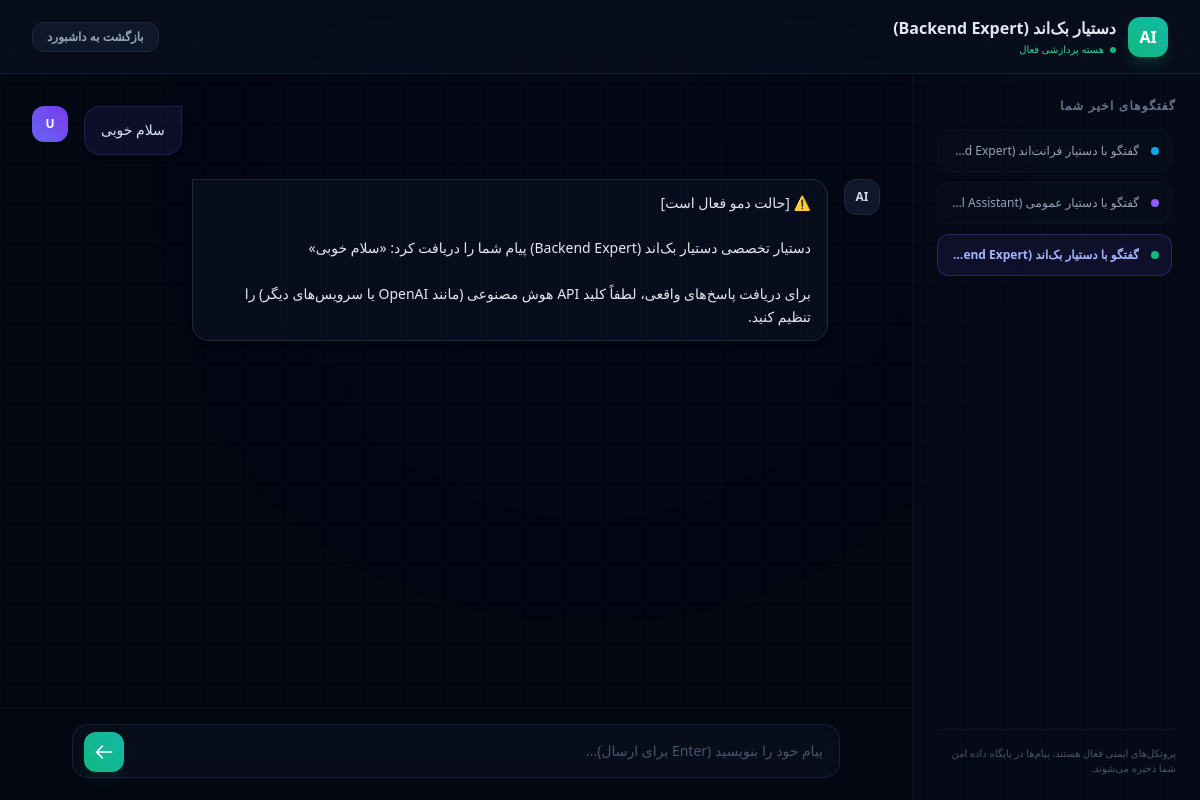
The page /chat/session/1/ (signed in) on the database as committed earlier.
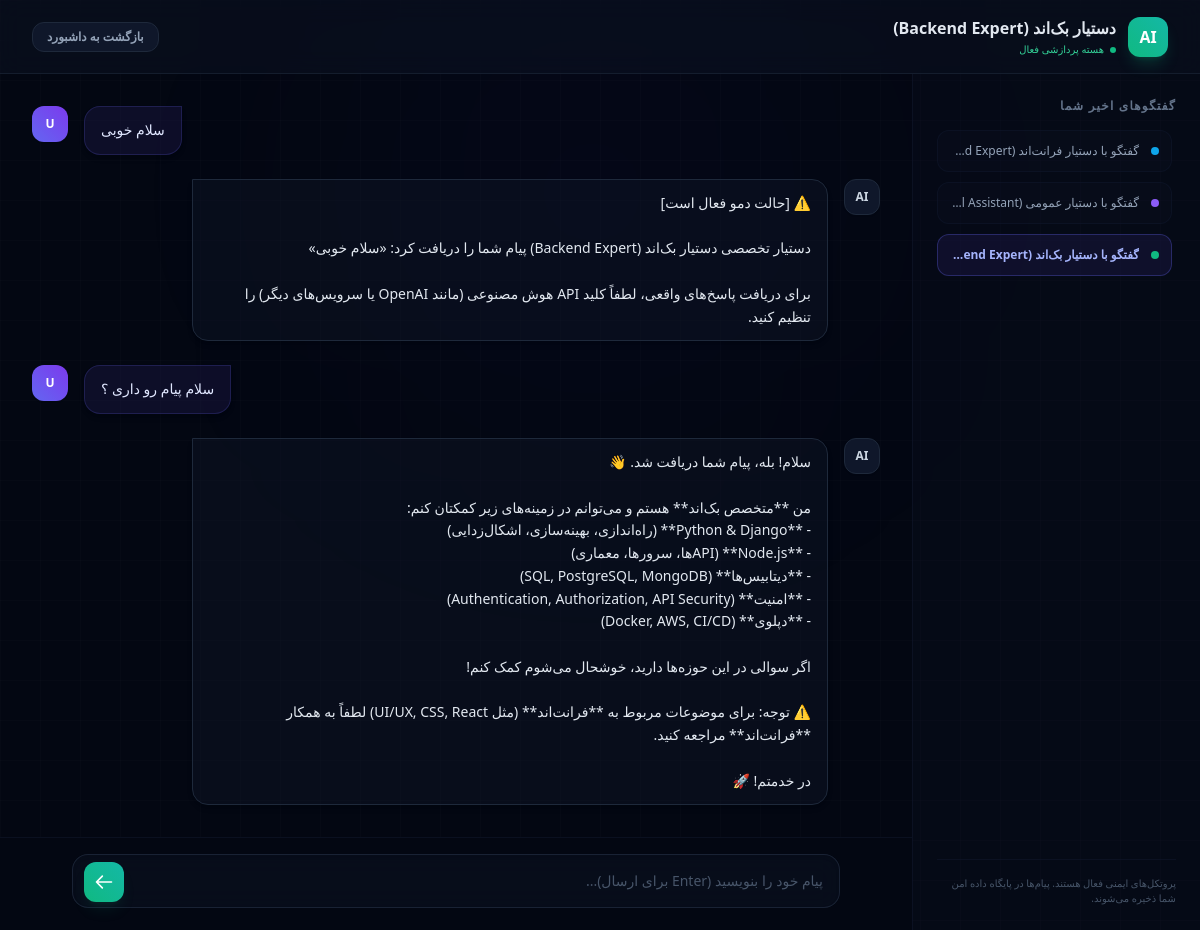
The same page on the database as committed later.
### chat/models.py (models this page shows, shortened)
class ChatSession(models.Model):
    AGENT_CHOICES = [
        ('frontend', 'دستیار فرانت‌اند (Frontend Expert)'),
        ('backend', 'دستیار بک‌اند (Backend Expert)'),
        ('general', 'دستیار عمومی (General Assistant)'),
    ]
    user = models.ForeignKey(User, on_delete=models.CASCADE, related_name='chat_sessions')
    agent_type = models.CharField(max_length=20, choices=AGENT_CHOICES, verbose_name="نوع ایجنت")
    created_at = models.DateTimeField(auto_now_add=True, verbose_name="زمان شروع گفتگو")

class ChatMessage(models.Model):
    SENDER_CHOICES = [
        ('user', 'کاربر'),
        ('ai', 'هوش مصنوعی'),
    ]
    session = models.ForeignKey(ChatSession, on_delete=models.CASCADE, related_name='messages', verbose_name="جلسه چت")
    sender = models.CharField(max_length=10, choices=SENDER_CHOICES, verbose_name="فرستنده")
    content = models.TextField(verbose_name="متن پیام")
    timestamp = models.DateTimeField(auto_now_add=True, verbose_name="زمان ارسال")
    class Meta:
        ordering = ['timestamp']

### chat/views.py (the view)
# urls.py: path('session/<int:session_id>/', views.chat_room_view, name='chat_room'),
@login_required
def chat_room_view(request, session_id):
    session = get_object_or_404(ChatSession, id=session_id, user=request.user)
    messages = session.messages.all()
    context = {
        'session': session,
        'chat_messages': messages,
    }
    return render(request, 'chat/chat_room.html', context)

### templates/chat/chat_room.html (shortened to what this page needs)
<!DOCTYPE html>
<html lang="fa" dir="rtl">
<head>
    <script src="https://cdn.tailwindcss.com"></script>
</head>
<body class="bg-[#030712] bg-grid text-slate-100 h-screen flex flex-col justify-between overflow-hidden relative">
    <div class="absolute top-0 left-1/3 w-96 h-96 bg-indigo-600/5 rounded-full blur-[140px] pointer-events-none"></div>
    <header class="bg-slate-900/40 backdrop-blur-md border-b border-slate-800/60 p-4 md:px-8 flex items-center justify-between z-20">
        <div class="flex items-center gap-3">
            <div class="w-10 h-10 rounded-xl flex items-center justify-center text-white font-bold shadow-lg
                {% if session.agent_type == 'frontend' %} bg-gradient-to-tr from-sky-500 to-cyan-500 shadow-sky-500/20
                {% elif session.agent_type == 'backend' %} bg-gradient-to-tr from-emerald-500 to-teal-500 shadow-emerald-500/20
                {% else %} bg-gradient-to-tr from-violet-500 to-indigo-500 shadow-violet-500/20 {% endif %}">
                AI
            </div>
            <div>
                <h1 class="text-sm md:text-base font-bold text-slate-200">{{ session.get_agent_type_display }}</h1>
                <p class="text-[10px] text-emerald-400 flex items-center gap-1.5 mt-0.5">
                    <span class="w-1.5 h-1.5 rounded-full bg-emerald-500 animate-pulse"></span> هسته پردازشی فعال
                </p>
            </div>
        </div>
        <a href="{% url 'chat:dashboard' %}" class="px-3.5 py-1.5 bg-slate-900 border border-slate-800 hover:border-slate-700 rounded-xl text-xs font-semibold text-slate-400 hover:text-slate-200 transition-all">
            بازگشت به داشبورد
        </a>
    </header>
    <div class="flex-1 flex overflow-hidden w-full max-w-7xl mx-auto z-10">
        <aside class="w-72 bg-slate-900/20 border-l border-slate-900/60 p-6 hidden md:flex flex-col justify-between">
            <div class="flex flex-col h-full overflow-hidden">
                <h3 class="text-xs font-semibold text-slate-500 uppercase tracking-widest mb-4">گفتگوهای اخیر شما</h3>
                <div class="flex-1 overflow-y-auto sidebar-scroll space-y-2.5 pr-1">
                    {% for s in request.user.chat_sessions.all|dictsortreversed:"id" %}
                        <a href="{% url 'chat:chat_room' s.id %}" class="flex items-center gap-3 p-3 rounded-xl border transition-all text-xs
                            {% if s.id == session.id %}
                                bg-indigo-950/40 border-indigo-500/30 text-indigo-300 font-semibold
                            {% else %}
                                bg-slate-900/20 border-slate-900/60 text-slate-400 hover:text-slate-200 hover:border-slate-800
                            {% endif %}">
                            <span class="w-2 h-2 rounded-full shrink-0
                                {% if s.agent_type == 'frontend' %} bg-sky-500
                                {% elif s.agent_type == 'backend' %} bg-emerald-500
                                {% else %} bg-violet-500 {% endif %}"></span>
                            <span class="truncate">گفتگو با {{ s.get_agent_type_display }}</span>
                        </a>
                    {% empty %}
                        <p class="text-slate-600 text-xs text-center py-4">هنوز گفتگویی شروع نکرده‌اید.</p>
                    {% endfor %}
                </div>
            </div>
            <div class="text-[10px] text-slate-600 border-t border-slate-900/60 pt-4 mt-4">
                <p>پروتکل‌های ایمنی فعال هستند. پیام‌ها در پایگاه داده امن شما ذخیره می‌شوند.</p>
            </div>
        </aside>
        <main class="flex-1 flex flex-col justify-between overflow-hidden relative">
            <div id="chat-box" class="flex-1 overflow-y-auto p-4 md:p-8 space-y-6">
                {% for message in chat_messages %}
                    <div class="flex gap-4 {% if message.sender == 'user' %}flex-row-reverse{% endif %}">
                        <div class="w-9 h-9 rounded-xl overflow-hidden shrink-0 shadow-sm flex items-center justify-center text-xs font-bold
                            {% if message.sender == 'user' %} bg-gradient-to-tr from-indigo-500 to-violet-600 text-white {% else %} bg-slate-900 border border-slate-800 text-slate-300 {% endif %}">
                            {% if message.sender == 'user' %}
                                U
                            {% else %}
                                AI
                            {% endif %}
                        </div>
                        <div class="max-w-[75%] rounded-2xl px-4 py-3 text-sm leading-relaxed shadow-md border
                            {% if message.sender == 'user' %} bg-indigo-950/40 border-indigo-500/20 text-indigo-100 rounded-tr-none {% else %} bg-slate-900/40 border-slate-800 text-slate-200 rounded-tl-none {% endif %}">
                            <div class="msg-content whitespace-pre-line">{{ message.content }}</div>
                        </div>
                    </div>
                {% endfor %}
            </div>
            <div class="bg-[#030712] border-t border-slate-900/60 p-4">
                <form id="message-form" class="relative max-w-3xl w-full mx-auto">
                    <textarea id="message-input" rows="1" placeholder="پیام خود را بنویسید (Enter برای ارسال)..."
                        class="w-full bg-slate-900/40 backdrop-blur-md border border-slate-800/80 rounded-2xl py-4 pr-4 pl-16 text-sm text-slate-100 placeholder-slate-600 focus:border-indigo-500 focus:outline-none resize-none overflow-hidden max-h-48 shadow-inner"></textarea>
                    <button type="submit" id="send-btn" class="absolute left-3 bottom-3 w-10 h-10 rounded-xl text-white flex items-center justify-center transition-all shadow-lg
                        {% if session.agent_type == 'frontend' %} bg-gradient-to-tr from-sky-500 to-cyan-500 hover:from-sky-600 hover:to-cyan-600 shadow-sky-500/10
                        {% elif session.agent_type == 'backend' %} bg-gradient-to-tr from-emerald-500 to-teal-500 hover:from-emerald-600 hover:to-teal-600 shadow-emerald-500/10
                        {% else %} bg-gradient-to-tr from-violet-500 to-indigo-500 hover:from-violet-600 hover:to-indigo-700 shadow-violet-500/10 {% endif %}">
                        <svg class="w-5 h-5 rotate-180" fill="none" stroke="currentColor" viewBox="0 0 24 24"><path stroke-linecap="round" stroke-linejoin="round" stroke-width="2" d="M14 5l7 7m0 0l-7 7m7-7H3"/></svg>
                    </button>
                </form>
            </div>
        </main>
    </div>
</body>
</html>

### templates/chat/chat_room.html (style rules this page uses)
body { font-family: system-ui, -apple-system, sans-serif; }
.bg-grid { background-size: 40px 40px; background-image: linear-gradient(to right, rgba(255, 255, 255, 0.01) 1px, transparent 1px), linear-gradient(to bottom, rgba(255, 255, 255, 0.01) 1px, transparent 1px); }

Rows that differ between the two databases and show on the page:
added ChatMessage: sender "U", content "سلام پیام رو داری ؟"
added ChatMessage: sender "AI", content "سلام! بله، پیام شما دریافت شد. 👋 من **متخصص بک‌اند** هستم و می‌توانم در زمینه‌های زیر کمکتان کنم: - **Python & Django** (راه‌اندازی، بهینه‌سازی، اشکال‌زدایی) - **Node.js** (APIها، سرورها، معماری) - **دیتابیس‌ها** (SQL, PostgreSQL, MongoDB) - **امنیت** (Authentication, Authorization, API Security) - **دپلوی** (Docker, AWS, CI/CD) اگر سوالی در این حوزه‌ها دارید، خوشحال می‌شوم کمک کنم! ⚠️ توجه: برای موضوعات مربوط به **فرانت‌اند** (مثل UI/UX, CSS, React) لطفاً به همکار **فرانت‌اند** مراجعه کنید. در خدمتم! 🚀"
